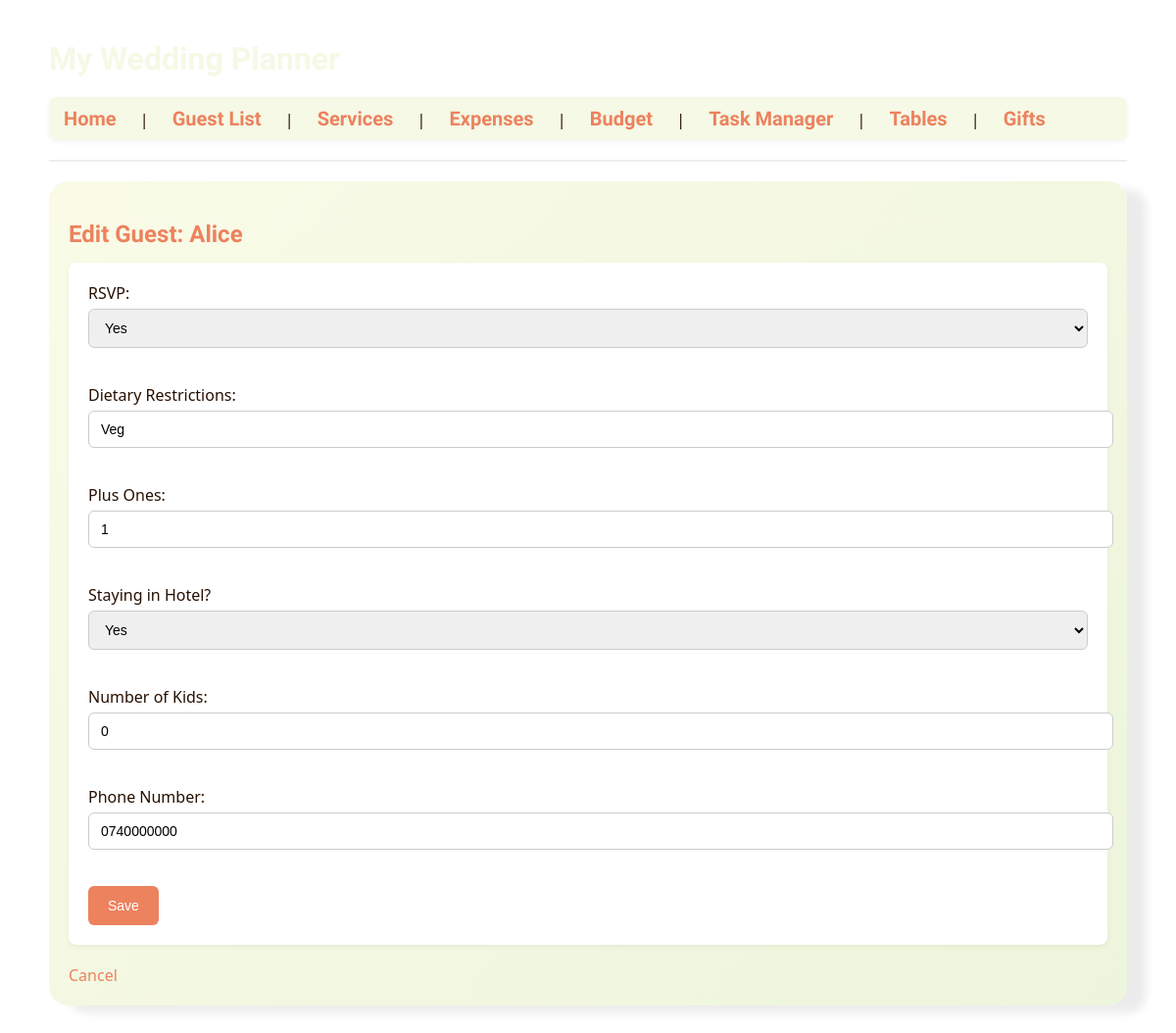
Screenshot of /edit/1 with the database file from the repository.
### tables this page shows
CREATE TABLE guests (
        id INTEGER PRIMARY KEY AUTOINCREMENT,
        name TEXT,
        rsvp TEXT,
        dietary TEXT,
        plus_ones INTEGER,
        kids INTEGER,
        hotel INTEGER,
        phone TEXT,
        table_number INTEGER,
        gift_amount REAL
    , table_assignment INTEGER);

### app.py (the view, shortened to what this page needs)
@app.route('/edit/<int:id>', methods=['GET', 'POST'])
def edit_guest(id):
    conn = get_db_connection()
    guest = conn.execute('SELECT * FROM guests WHERE id = ?', (id,)).fetchone()
    if not guest:
        return "Guest not found", 404
    conn.close()
    return render_template('edit_guest.html', guest=guest, id=id)

### app.py (called while the page is built)
def get_db_connection():
    conn = sqlite3.connect(DB_PATH)
    conn.row_factory = sqlite3.Row
    return conn

### templates/edit_guest.html (shortened to what this page needs)
{% extends 'layout.html' %}
{% block content %}
<div class="content-box">
    <h2>Edit Guest: {{ guest.name }}</h2>
    <form method="post">
        <label for="rsvp">RSVP:</label>
        <select name="rsvp">
            <option value="Yes" {% if guest.rsvp == 'Yes' %}selected{% endif %}>Yes</option>
        </select><br><br>
        <label for="dietary">Dietary Restrictions:</label>
        <input type="text" name="dietary" value="{{ guest.dietary }}"><br><br>
        <label for="plus_ones">Plus Ones:</label>
        <input type="number" name="plus_ones" value="{{ guest.plus_ones }}"><br><br>
        <label for="hotel">Staying in Hotel?</label>
        <select name="hotel" id="hotel">
            <option value="yes" {% if guest.hotel %}selected{% endif %}>Yes</option>
        </select><br><br>
        <label for="kids">Number of Kids:</label>
        <input type="number" name="kids" id="kids" value="{{ guest.kids or 0 }}" min="0"><br><br>
        <label for="phone">Phone Number:</label>
        <input type="text" name="phone" id="phone" value="{{ guest.phone or '' }}"><br><br>
        <button type="submit">Save</button>
    </form>
    <a href="{{ url_for('id') }}">Cancel</a>
</div>
{% endblock %}

### static/style.css (style rules this page uses)
body { font-family: 'Segoe UI', Tahoma, Geneva, Verdana, sans-serif; background-image: url('images/picture2.jpg'); background-size: cover; background-position: center; background-repeat: no-repeat; color: #271001; margin: 0; padding: 0; }
.content-box { background: linear-gradient(135deg, #f9fbe7, #edf5dc); border-radius: 20px; padding: 20px; box-shadow: 20px 8px 10px rgba(0,0,0,0.08); margin-bottom: 30px; }
h2, h3 { color: #ec825e; margin-bottom: 15px; font-family: 'Borel', cursive; }
form { background-color: #fff; padding: 20px; border-radius: 8px; box-shadow: 0 2px 5px rgba(0,0,0,0.05); margin-bottom: 20px; }
form label { display: block; margin-bottom: 5px; font-weight: 500; }
form input[type="text"], form input[type="number"], form input[type="date"], form select, form textarea { width: 100%; padding: 10px 12px; margin-bottom: 15px; border: 1px solid #ccc; border-radius: 6px; font-size: 14px; transition: border-color 0.2s; }
form button { background-color: #ec825e; color: #fff; border: none; padding: 12px 20px; border-radius: 6px; cursor: pointer; font-size: 14px; transition: background-color 0.2s; }
a { color: #ec825e; text-decoration: none; }

### rows the page displays
guests: name "Alice", rsvp "Yes", dietary "Veg", plus_ones "1", hotel "Yes", kids "0", phone "0740000000"
